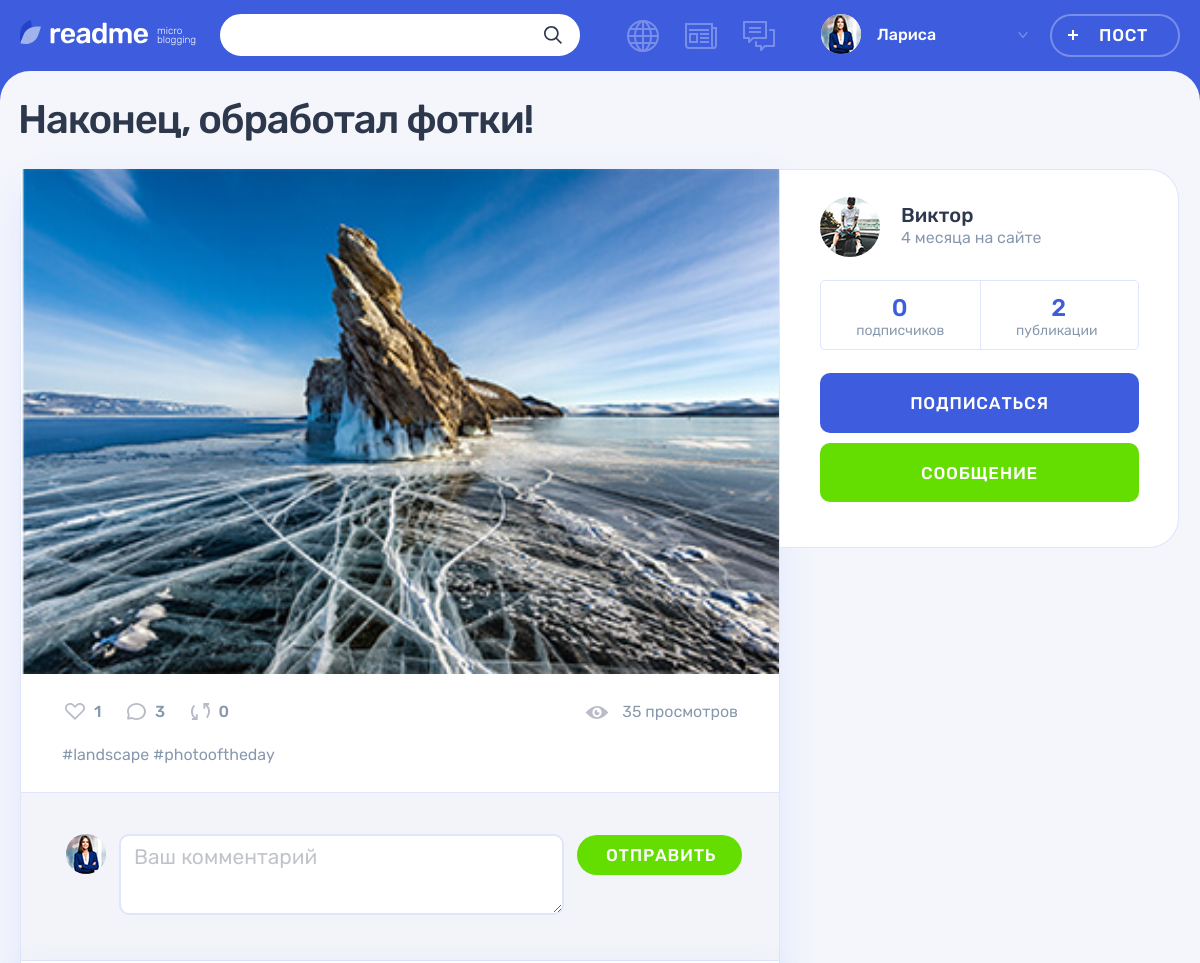
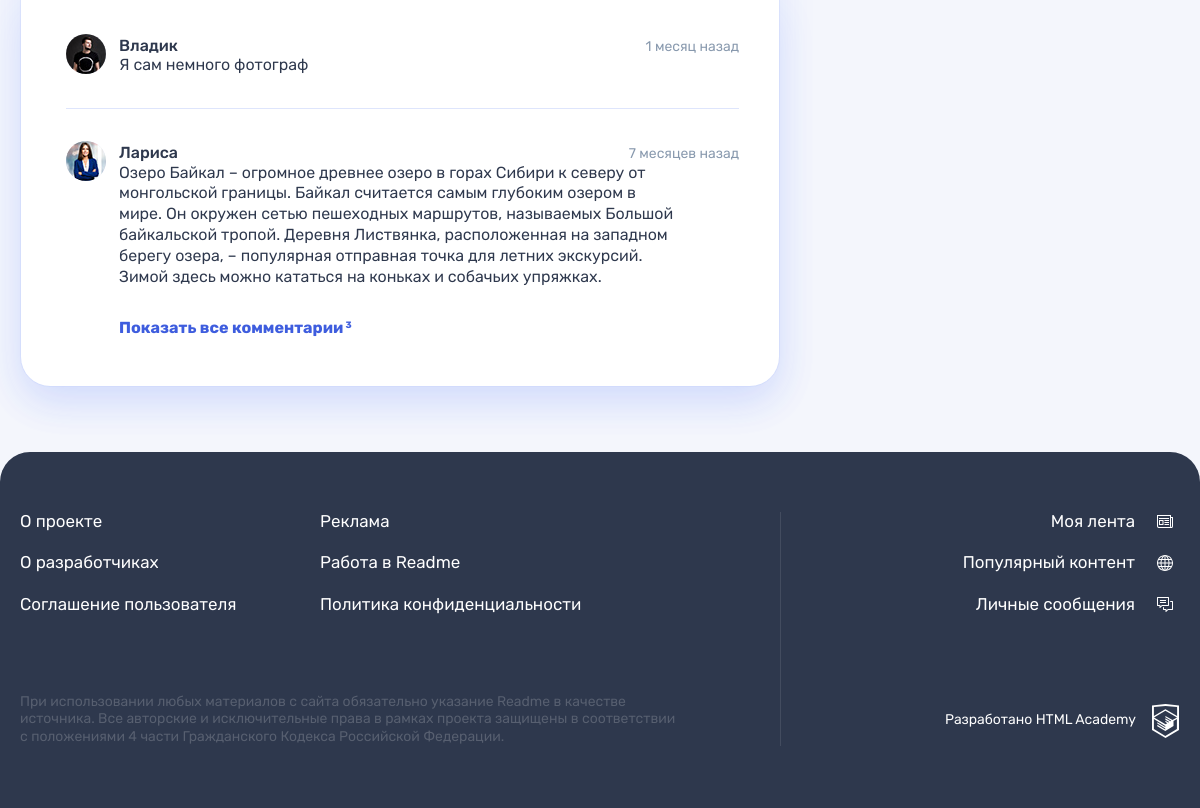
The app's page /post.php?post_id=3 (signed in) with its own data (2 pictures, top to bottom).
### tables this page shows
CREATE TABLE post
(
  id                INT AUTO_INCREMENT PRIMARY KEY,
  create_dt         DATETIME DEFAULT CURRENT_TIMESTAMP,
  post_header       VARCHAR(128) COMMENT 'заголовок поста',
  text_content      TEXT,
  quote_origin      VARCHAR(128) COMMENT 'автор/источник цитаты',
  photo_content     VARCHAR(255),
  video_content     VARCHAR(255) COMMENT 'ссылка на видео на YouTube',
  link_text_content VARCHAR(255) COMMENT 'ссылка на сторонний ресурс',
  view_count        INT      DEFAULT 0 COMMENT 'кол-во просмотров',
  user_id           INT,
  is_repost         TINYINT  DEFAULT 0 COMMENT 'является ли репостом',
  origin_post_id    INT COMMENT 'ссылка на оригинальный пост при репосте',
  content_type_id   TINYINT,
  FOREIGN KEY (user_id) REFERENCES user (id),
  FOREIGN KEY (content_type_id) REFERENCES content_type (id),
  INDEX (user_id) COMMENT 'индекс для поиска по пользователям',
  INDEX (content_type_id) COMMENT 'индекс для поиска по типу',
  INDEX (view_count) COMMENT 'индекс для поиска по просмотрам',
  INDEX (is_repost) COMMENT 'индекс для поиска по репостам'
) COMMENT 'таблица постов';

CREATE TABLE comment
(
  id                INT AUTO_INCREMENT PRIMARY KEY,
  comment_create_dt DATETIME DEFAULT CURRENT_TIMESTAMP,
  comment_content   TEXT,
  user_id           INT,
  post_id           INT,
  FOREIGN KEY (user_id) REFERENCES user (id),
  FOREIGN KEY (post_id) REFERENCES post (id),
  INDEX (user_id) COMMENT 'индекс для поиска по пользователям',
  INDEX (post_id) COMMENT 'индекс для поиска по постам'
) COMMENT 'таблица комментариев к постам';

CREATE TABLE user
(
  id            INT AUTO_INCREMENT PRIMARY KEY,
  user_reg_dt   DATETIME DEFAULT CURRENT_TIMESTAMP,
  user_email    VARCHAR(128) NOT NULL UNIQUE,
  user_name     VARCHAR(64)  NOT NULL COMMENT 'имя пользователя',
  user_password CHAR(255)    NOT NULL,
  user_avatar   VARCHAR(255)
) COMMENT 'таблица зарегистрированных пользователей';

### helpers.php (called while the page is built, shortened)
<?php
function get_noun_plural_form(int $number, string $one, string $two, string $many): string
{
    $number = (int)$number;
    $mod10 = $number % 10;
    $mod100 = $number % 100;
    switch (true) {
        case ($mod10 > 5):
            return $many;
        case ($mod10 === 1):
            return $one;
        case ($mod10 >= 2 && $mod10 <= 4):
            return $two;
        default:
            return $many;
    }
}
function include_template($name, array $data = [])
{
    $name = 'templates/' . $name;
    extract($data);
    require $name;
    $result = ob_get_clean();
    return $result;
}

### utils.php (called while the page is built, shortened)
<?php
function format_date($date)
{
    $post_date = date_create($date);
    $current_date = date_create('now');
    $diff = date_diff($current_date, $post_date);
    $result = '';
    if ($diff->invert === 0) {
        $result = 'Дата ещё не наступила!';
    } else {
        $minutes_in_hour = 60;
        $hours_in_day = 24;
        $minutes = $diff->i;
        $hours = $diff->h;
        $days = $diff->days;
        if ($days === 0) {
            if ($minutes >= $minutes_in_hour / 2) {
                $hours++;
            }
            $result = $hours ?
                $hours . ' час' . get_noun_plural_form($hours, '', 'а', 'ов')
                :
                $minutes . ' минут' . get_noun_plural_form($minutes, 'у', 'ы', '');
        } else {
            $days_in_week = 7;
            $days_in_month = 30;
            $days_in_year = 365;
            $five_weeks = 35;
            $years = $diff->y;
            if ($hours >= $hours_in_day / 2) {
                $days++;
            }
            if ($days < $days_in_week) {
                $result = $days . ' ' . get_noun_plural_form($days, 'день', 'дня', 'дней');
            } elseif ($days < $five_weeks) {
                $weeks = round($days / $days_in_week);
                $result = $weeks . ' недел' . get_noun_plural_form($weeks, 'ю', 'и', 'ь');
            } elseif ($days < $days_in_year) {
                $months = round($days / $days_in_month);
                $result = $months . ' месяц' . get_noun_plural_form($months, '', 'а', 'ев');
            } elseif ($years) {
                $years = ($days >= $days_in_year / 2) ? $years++ : $years;
                $result = $years . ' ' . get_noun_plural_form($years, 'год', 'года', 'лет');
            }
        }
    }
    return $result;
}
function get_data_from_db(mysqli $src_db, string $query, string $mode = 'all')
{
    $result = mysqli_query($src_db, $query);
    switch ($mode) {
        case 'all':
            $data = mysqli_fetch_all($result, MYSQLI_ASSOC);
            break;
        case 'row':
            $data = mysqli_fetch_assoc($result);
            break;
        case 'col':
            $data = mysqli_fetch_all($result);
            $data = array_column($data, 0);
            break;
        case 'one':
            $data = mysqli_fetch_row($result)[0];
            break;
    }
    return $data;
}
function get_hashtags($db, $post_id, $mode = 'col') {
    $query = "SELECT hashtag_name,
                     ht.id
              FROM post AS p
                  JOIN post_hashtag_link AS phl
                      ON phl.post_id = p.id
                  JOIN hashtag AS ht
                      ON ht.id = phl.hashtag_id
              WHERE phl.post_id = '$post_id'";
    return get_data_from_db($db, $query, $mode);
}

### templates/post_template.php (the view, shortened to what this page needs)
<main class="page__main page__main--publication">
  <div class="container">
    <h1 class="page__title page__title--publication"><?= $post['post_header']; ?></h1>
    <section class="post-details">
      <div class="post-details__wrapper post-<?= $post['type_val']; ?>">
        <div class="post-details__main-block post post--details">
          <?=$post_type_template; ?>
          <div class="post__indicators">
            <div class="post__buttons">
              <a class="post__indicator post__indicator--likes button" href="#" title="Лайк">
                <svg class="post__indicator-icon" width="20" height="17">
                  <use xlink:href="#icon-heart"></use>
                </svg>
                <span><?= $count_arr['like_count']; ?></span>
              </a>
              <a class="post__indicator post__indicator--comments button" href="#" title="Комментарии">
                <svg class="post__indicator-icon" width="19" height="17">
                  <use xlink:href="#icon-comment"></use>
                </svg>
                <span><?= $count_arr['comment_count']; ?></span>
              </a>
              <a class="post__indicator post__indicator--repost button" href="repost.php?post_id=<?= $post['id']; ?>" title="Репост">
                <svg class="post__indicator-icon" width="19" height="17">
                  <use xlink:href="#icon-repost"></use>
                </svg>
                <span><?= $count_arr['repost_count']; ?></span>
              </a>
            </div>
            <?php $vc = $post['view_count'];  ?>
            <span class="post__view"><?= $vc . ' просмотр' . get_noun_plural_form($vc, '', 'а', 'ов'); ?></span>
          </div>
          <ul class="post__tags">
            <?php foreach ($post_hashtag_list as $hashtag):  ?>
            <li><a href="search.php?<?= SEARCH . '=%23' . $hashtag; ?>"><?= '#' . $hashtag; ?></a></li>
            <?php endforeach; ?>
          </ul>
          <div class="comments">
            <form class="comments__form form" action="#" method="post">
              <div class="comments__my-avatar">
                <?php if ($_SESSION['user']['user_avatar']): ?>
                <img class="comments__picture" src="<?= UPLOAD_PATH . $_SESSION['user']['user_avatar']; ?>" alt="Аватар пользователя">
                <?php endif; ?>
              </div>
              <div class="form__input-section _form__input-section--error">
                <textarea class="comments__textarea form__textarea form__input" placeholder="Ваш комментарий"></textarea>
              </div>
              <button class="comments__submit button button--green" type="submit">Отправить</button>
            </form>
            <div class="comments__list-wrapper">
              <ul class="comments__list">
              <?php foreach ($comment_list as $comment): ?>
                <li class="comments__item user">
                  <div class="comments__avatar">
                    <a class="user__avatar-link" href="#">
                      <?php if ($comment['user_avatar']): ?>
                      <img class="comments__picture" src="<?= UPLOAD_PATH . $comment['user_avatar']; ?>" alt="Аватар пользователя">
                      <?php endif; ?>
                    </a>
                  </div>
                  <div class="comments__info">
                    <div class="comments__name-wrapper">
                      <a class="comments__user-name" href="#">
                        <span>
                            <?= $comment['user_name']; ?>
                        </span>
                      </a>
                      <?php $cd = $comment['comment_create_dt'];  ?>
                      <time class="comments__time" datetime="<?= $cd; ?>"><?= format_date($cd); ?> назад</time>
                    </div>
                    <p class="comments__text">
                        <?= $comment['comment_content']; ?>
                    </p>
                  </div>
                </li>
              <?php endforeach; ?>
              </ul>
              <?php if ($hide_comments): ?>
              <a class="comments__more-link" href="?<?= 'post_id=' . $post['id']; ?>&show_all_comments">
                <span>Показать все комментарии</span>
                <sup class="comments__amount"><?= $count_arr['comment_count']; ?></sup>
              </a>
              <?php endif; ?>
            </div>
          </div>
        </div>
        <div class="post-details__user user">
          <div class="post-details__user-info user__info">
            <div class="post-details__avatar user__avatar">
              <a class="post-details__avatar-link user__avatar-link" href="#">
                <?php if ($post['user_avatar']): ?>
                <img class="post-details__picture user__picture" src="<?= UPLOAD_PATH . $post['user_avatar']; ?>" alt="Аватар пользователя">
                <?php endif; ?>
              </a>
            </div>
            <div class="post-details__name-wrapper user__name-wrapper">
              <a class="post-details__name user__name" href="#">
                <span><?= $post['user_name']; ?></span>
              </a>
              <time class="post-details__time user__time" datetime="<?= $post['reg_date']; ?>"><?= format_date($post['reg_date']); ?> на сайте</time>
            </div>
          </div>
          <div class="post-details__rating user__rating">
            <p class="post-details__rating-item user__rating-item user__rating-item--subscribers">
              <span class="post-details__rating-amount user__rating-amount"><?= $count_arr['follower_count']; ?></span>
              <span class="post-details__rating-text user__rating-text">подписчик<?= $count_arr['follower_count'] ? get_noun_plural_form($count_arr['follower_count'], '', 'а', 'ов') : 'ов'; ?></span>
            </p>
            <p class="post-details__rating-item user__rating-item user__rating-item--publications">
              <span class="post-details__rating-amount user__rating-amount"><?= $count_arr['post_count']; ?></span>
              <span class="post-details__rating-text user__rating-text">публикаци<?= get_noun_plural_form($count_arr['post_count'], 'я', 'и', 'й'); ?></span>
            </p>
          </div>
          <div class="post-details__user-buttons user__buttons">
            <button class="user__button user__button--subscription button button--main" type="button">Подписаться</button>
            <a class="user__button user__button--writing button button--green" href="#">Сообщение</a>
          </div>
        </div>
      </div>
    </section>
  </div>
</main>

### templates/post-photo_template.php
<div class="post-details__image-wrapper post-photo__image-wrapper">
    <img src="<?= UPLOAD_PATH . $post['photo_content']; ?>" alt="Фото от пользователя" width="760" height="507">
</div>

### records on screen
post: post_header "Наконец, обработал фотки!", photo_content (picture), is_repost "0", view_count "35", view_count "ов", user.user_avatar (picture), user.user_name "Виктор", user.user_reg_dt "4 месяца"
comment: user.user_avatar (picture), user.user_name "Владик", comment_create_dt "1 месяц", comment_content "Я сам немного фотограф"
comment: user.user_avatar (picture), user.user_name "Лариса", comment_create_dt "7 месяцев", comment_content "Озеро Байкал – огромное древнее озеро в горах Сибири к северу от монгольской границы. Байкал считается самым глубоким озером в мире. Он окружен сетью пешеходных маршрутов, называемых Большой байкальской тропой. Деревня Листвянка, расположенная на западном берегу озера, – популярная отправная точка для летних экскурсий. Зимой здесь можно кататься на коньках и собачьих упряжках."

### other values on screen
$_SESSION['user']['user_name'] "Лариса"
$count_arr['like_count'] "1"
$count_arr['comment_count'] "3"
$hashtag "landscape"
$hashtag "photooftheday"
$count_arr['post_count'] "2"
get_noun_plural_form($count_arr['post_count'], 'я', 'и', 'й') "и"
